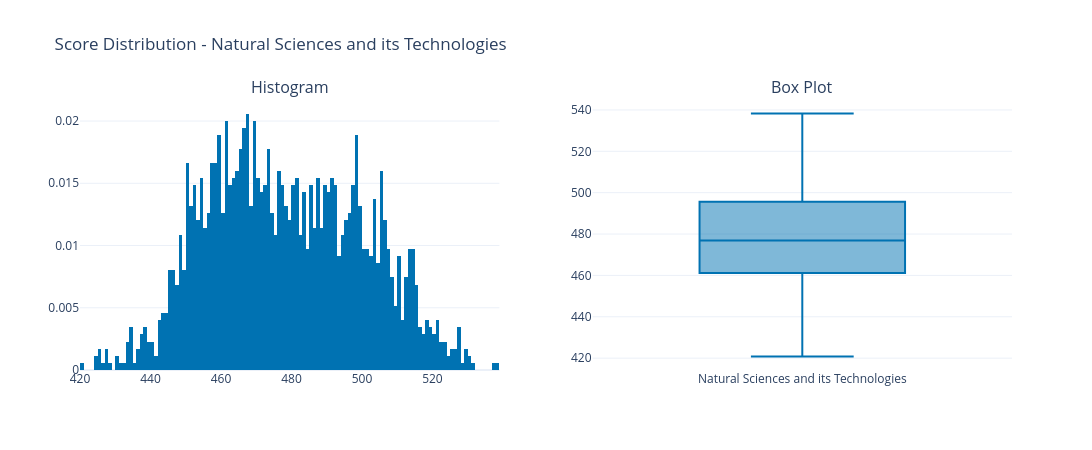
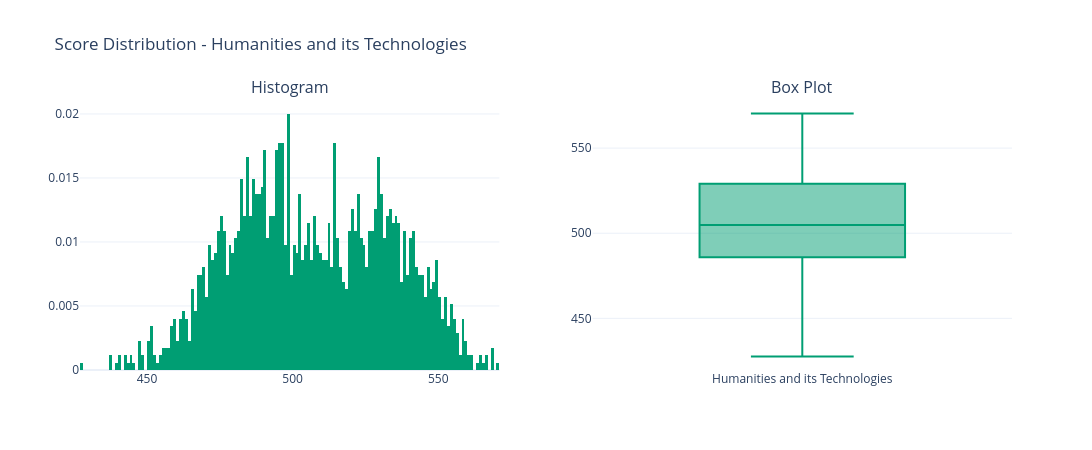
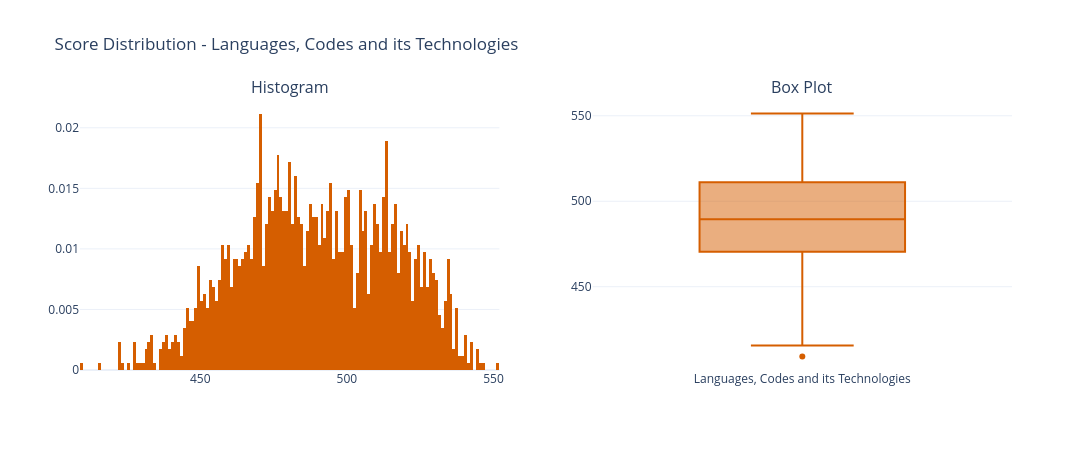
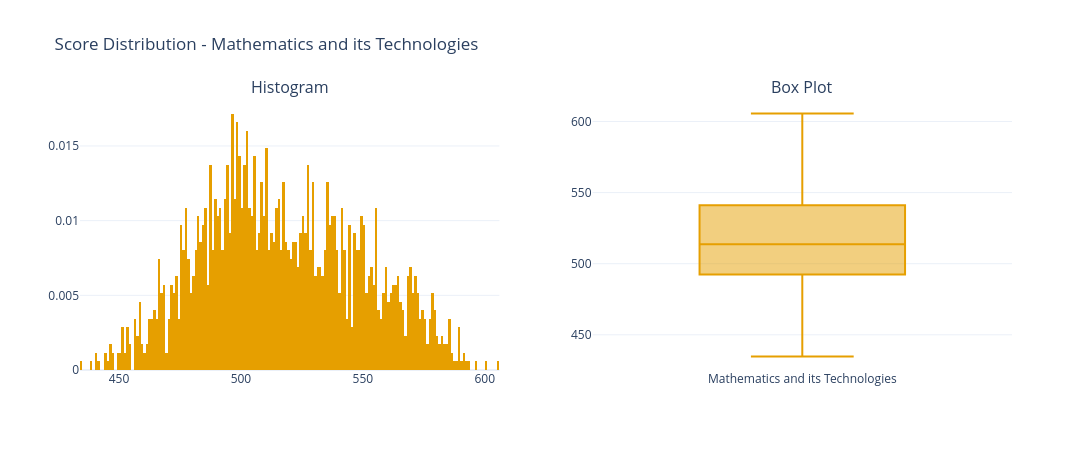

Source (notebook cell) for these figures, in order:
### Code cell
score_columns = [
    'NATURAL_SCIENCES_SCORE_AVG',
    'HUMANITIES_SCORE_AVG',
    'LANGUAGES_SCORE_AVG',
    'MATH_SCORE_AVG',
    'ESSAY_SCORE_AVG',
]

subject_names = {
    'NATURAL_SCIENCES_SCORE_AVG': 'Natural Sciences and its Technologies',
    'MATH_SCORE_AVG': 'Mathematics and its Technologies',
    'HUMANITIES_SCORE_AVG': 'Humanities and its Technologies',
    'LANGUAGES_SCORE_AVG': 'Languages, Codes and its Technologies',
    'ESSAY_SCORE_AVG': 'Essay',
}

# Okabe-Ito palette (color-blind friendly)
color_map = {
    'NATURAL_SCIENCES_SCORE_AVG': '#0072B2',  # blue
    'MATH_SCORE_AVG': '#E69F00',              # orange
    'HUMANITIES_SCORE_AVG': '#009E73',        # green
    'LANGUAGES_SCORE_AVG': '#D55E00',         # orange-red
    'ESSAY_SCORE_AVG': '#CC79A7',             # purple
}

for col in score_columns:
    area_name = subject_names.get(col, col)
    area_color = color_map.get(col, '#0072B2')

    fig = make_subplots(
        rows=1,
        cols=2,
        subplot_titles=('Histogram', 'Box Plot')
    )

    fig.add_trace(
        go.Histogram(
            x=df[col].round(2),
            nbinsx=200,
            histnorm='probability density',
            marker_color=area_color,
            name=area_name
        ),
        row=1, col=1
    )

    fig.add_trace(
        go.Box(y=df[col], marker_color=area_color, name=area_name),
        row=1, col=2
    )

    fig.update_layout(
        title_text=f'Score Distribution - {area_name}',
        showlegend=False,
        width=1200,
        height=450,
        template='plotly_white'
    )
    fig.show()

### Figure 1 — Plotly figure (JSON) as saved in the notebook; plotly's stock layout.template omitted (floating-point values rounded to 4 significant figures; data arrays with more than 128 entries replaced by an {"elided": "..."} marker saying what was removed)
{"data": [{"histnorm": "probability density", "marker": {"color": "#0072B2"}, "name": "Natural Sciences and its Technologies", "nbinsx": 200, "type": "histogram", "x": {"elided": "1747 float values"}, "xaxis": "x", "yaxis": "y"}, {"marker": {"color": "#0072B2"}, "name": "Natural Sciences and its Technologies", "type": "box", "xaxis": "x2", "y": {"elided": "1747 float values"}, "yaxis": "y2"}], "layout": {"annotations": [{"font": {"size": 16}, "showarrow": false, "text": "Histogram", "x": 0.225, "xanchor": "center", "xref": "paper", "y": 1, "yanchor": "bottom", "yref": "paper"}, {"font": {"size": 16}, "showarrow": false, "text": "Box Plot", "x": 0.775, "xanchor": "center", "xref": "paper", "y": 1, "yanchor": "bottom", "yref": "paper"}], "height": 450, "showlegend": false, "title": {"text": "Score Distribution - Natural Sciences and its Technologies"}, "width": 1200, "xaxis": {"anchor": "y", "domain": [0, 0.45]}, "xaxis2": {"anchor": "y2", "domain": [0.55, 1]}, "yaxis": {"anchor": "x", "domain": [0, 1]}, "yaxis2": {"anchor": "x2", "domain": [0, 1]}}}

### Figure 2 — Plotly figure (JSON) as saved in the notebook; plotly's stock layout.template omitted (floating-point values rounded to 4 significant figures; data arrays with more than 128 entries replaced by an {"elided": "..."} marker saying what was removed)
{"data": [{"histnorm": "probability density", "marker": {"color": "#009E73"}, "name": "Humanities and its Technologies", "nbinsx": 200, "type": "histogram", "x": {"elided": "1747 float values"}, "xaxis": "x", "yaxis": "y"}, {"marker": {"color": "#009E73"}, "name": "Humanities and its Technologies", "type": "box", "xaxis": "x2", "y": {"elided": "1747 float values"}, "yaxis": "y2"}], "layout": {"annotations": [{"font": {"size": 16}, "showarrow": false, "text": "Histogram", "x": 0.225, "xanchor": "center", "xref": "paper", "y": 1, "yanchor": "bottom", "yref": "paper"}, {"font": {"size": 16}, "showarrow": false, "text": "Box Plot", "x": 0.775, "xanchor": "center", "xref": "paper", "y": 1, "yanchor": "bottom", "yref": "paper"}], "height": 450, "showlegend": false, "title": {"text": "Score Distribution - Humanities and its Technologies"}, "width": 1200, "xaxis": {"anchor": "y", "domain": [0, 0.45]}, "xaxis2": {"anchor": "y2", "domain": [0.55, 1]}, "yaxis": {"anchor": "x", "domain": [0, 1]}, "yaxis2": {"anchor": "x2", "domain": [0, 1]}}}

### Figure 3 — Plotly figure (JSON) as saved in the notebook; plotly's stock layout.template omitted (floating-point values rounded to 4 significant figures; data arrays with more than 128 entries replaced by an {"elided": "..."} marker saying what was removed)
{"data": [{"histnorm": "probability density", "marker": {"color": "#D55E00"}, "name": "Languages, Codes and its Technologies", "nbinsx": 200, "type": "histogram", "x": {"elided": "1747 float values"}, "xaxis": "x", "yaxis": "y"}, {"marker": {"color": "#D55E00"}, "name": "Languages, Codes and its Technologies", "type": "box", "xaxis": "x2", "y": {"elided": "1747 float values"}, "yaxis": "y2"}], "layout": {"annotations": [{"font": {"size": 16}, "showarrow": false, "text": "Histogram", "x": 0.225, "xanchor": "center", "xref": "paper", "y": 1, "yanchor": "bottom", "yref": "paper"}, {"font": {"size": 16}, "showarrow": false, "text": "Box Plot", "x": 0.775, "xanchor": "center", "xref": "paper", "y": 1, "yanchor": "bottom", "yref": "paper"}], "height": 450, "showlegend": false, "title": {"text": "Score Distribution - Languages, Codes and its Technologies"}, "width": 1200, "xaxis": {"anchor": "y", "domain": [0, 0.45]}, "xaxis2": {"anchor": "y2", "domain": [0.55, 1]}, "yaxis": {"anchor": "x", "domain": [0, 1]}, "yaxis2": {"anchor": "x2", "domain": [0, 1]}}}

### Figure 4 — Plotly figure (JSON) as saved in the notebook; plotly's stock layout.template omitted (floating-point values rounded to 4 significant figures; data arrays with more than 128 entries replaced by an {"elided": "..."} marker saying what was removed)
{"data": [{"histnorm": "probability density", "marker": {"color": "#E69F00"}, "name": "Mathematics and its Technologies", "nbinsx": 200, "type": "histogram", "x": {"elided": "1747 float values"}, "xaxis": "x", "yaxis": "y"}, {"marker": {"color": "#E69F00"}, "name": "Mathematics and its Technologies", "type": "box", "xaxis": "x2", "y": {"elided": "1747 float values"}, "yaxis": "y2"}], "layout": {"annotations": [{"font": {"size": 16}, "showarrow": false, "text": "Histogram", "x": 0.225, "xanchor": "center", "xref": "paper", "y": 1, "yanchor": "bottom", "yref": "paper"}, {"font": {"size": 16}, "showarrow": false, "text": "Box Plot", "x": 0.775, "xanchor": "center", "xref": "paper", "y": 1, "yanchor": "bottom", "yref": "paper"}], "height": 450, "showlegend": false, "title": {"text": "Score Distribution - Mathematics and its Technologies"}, "width": 1200, "xaxis": {"anchor": "y", "domain": [0, 0.45]}, "xaxis2": {"anchor": "y2", "domain": [0.55, 1]}, "yaxis": {"anchor": "x", "domain": [0, 1]}, "yaxis2": {"anchor": "x2", "domain": [0, 1]}}}
